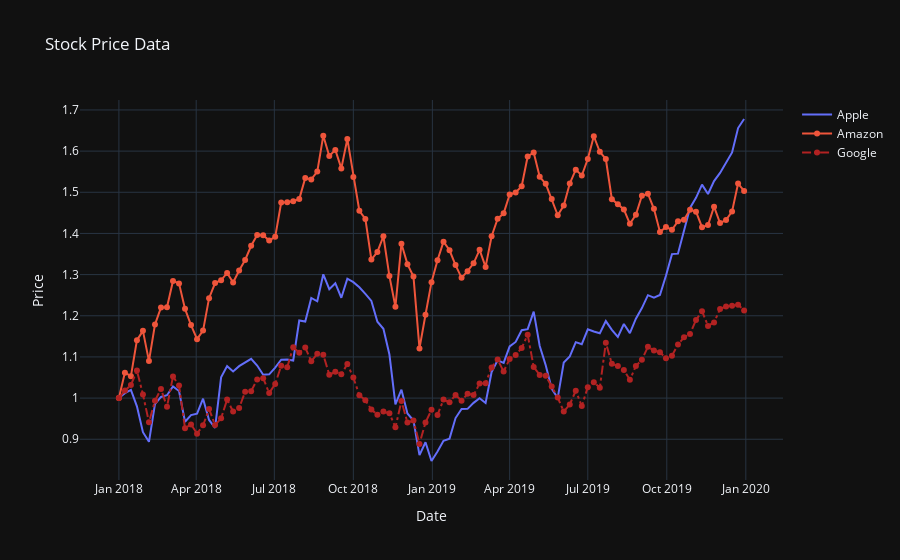

Here is the notebook cell this chart was saved with:
### Code cell
fig = go.Figure()

fig.add_trace(go.Scatter(x = stocks.date, y = stocks.AAPL, mode = "lines", name = "Apple"))
fig.add_trace(go.Scatter(x = stocks.date, y = stocks.AMZN, mode = "lines+markers", name = "Amazon"))
fig.add_trace(go.Scatter(x = stocks.date, y = stocks.GOOG, mode = "lines+markers", name = "Google", 
                         line = dict(color = "firebrick", width =2, dash = "dashdot")))
fig.update_layout(title = "Stock Price Data", xaxis_title="Date", yaxis_title="Price", template="plotly_dark")
